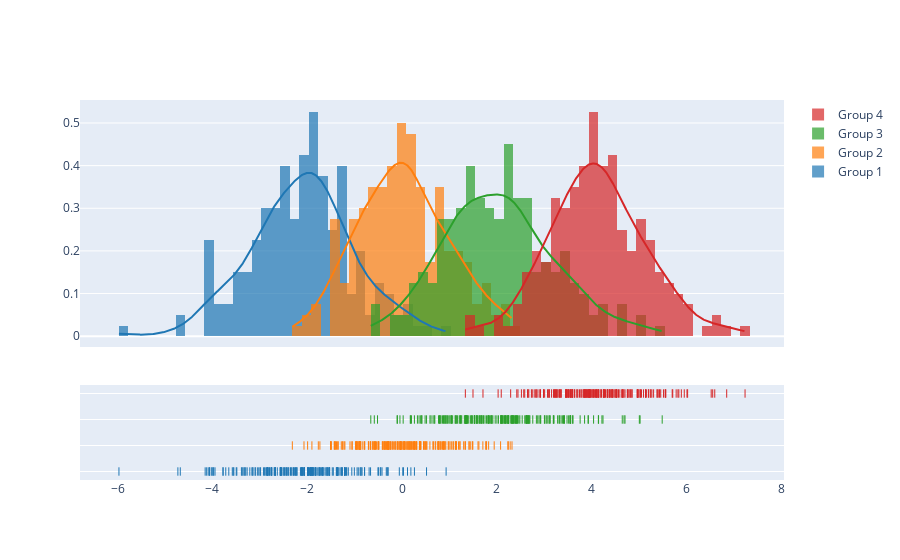

The notebook cell this image was saved under:
### Markdown cell above
**Q5.** What is Distplot? Using Plotly express, plot a distplot.

**Answer**:
    
A Distplot or distribution plot, depicts the variation in the data distribution.

### Code cell
import plotly.figure_factory as ff
import numpy as np

# Add histogram data
x1 = np.random.randn(200) - 2
x2 = np.random.randn(200)
x3 = np.random.randn(200) + 2
x4 = np.random.randn(200) + 4

# Group data together
hist_data = [x1, x2, x3, x4]

group_labels = ['Group 1', 'Group 2', 'Group 3', 'Group 4']

# Create distplot with custom bin_size
fig = ff.create_distplot(hist_data, group_labels, bin_size=.2)
fig.show()

### Figure 1 — Plotly figure (JSON) as saved in the notebook; plotly's stock layout.template omitted (floating-point values rounded to 4 significant figures; data arrays with more than 128 entries replaced by an {"elided": "..."} marker saying what was removed)
{"data": [{"histnorm": "probability density", "legendgroup": "Group 1", "marker": {"color": "rgb(31, 119, 180)"}, "name": "Group 1", "opacity": 0.7, "type": "histogram", "x": {"elided": "200 float values"}, "xaxis": "x", "xbins": {"end": 0.928, "size": 0.2, "start": -5.973}, "yaxis": "y"}, {"histnorm": "probability density", "legendgroup": "Group 2", "marker": {"color": "rgb(255, 127, 14)"}, "name": "Group 2", "opacity": 0.7, "type": "histogram", "x": {"elided": "200 float values"}, "xaxis": "x", "xbins": {"end": 2.318, "size": 0.2, "start": -2.316}, "yaxis": "y"}, {"histnorm": "probability density", "legendgroup": "Group 3", "marker": {"color": "rgb(44, 160, 44)"}, "name": "Group 3", "opacity": 0.7, "type": "histogram", "x": {"elided": "200 float values"}, "xaxis": "x", "xbins": {"end": 5.486, "size": 0.2, "start": -0.6607}, "yaxis": "y"}, {"histnorm": "probability density", "legendgroup": "Group 4", "marker": {"color": "rgb(214, 39, 40)"}, "name": "Group 4", "opacity": 0.7, "type": "histogram", "x": {"elided": "200 float values"}, "xaxis": "x", "xbins": {"end": 7.233, "size": 0.2, "start": 1.334}, "yaxis": "y"}, {"legendgroup": "Group 1", "marker": {"color": "rgb(31, 119, 180)"}, "mode": "lines", "name": "Group 1", "showlegend": false, "type": "scatter", "x": {"elided": "500 float values"}, "xaxis": "x", "y": {"elided": "500 float values"}, "yaxis": "y"}, {"legendgroup": "Group 2", "marker": {"color": "rgb(255, 127, 14)"}, "mode": "lines", "name": "Group 2", "showlegend": false, "type": "scatter", "x": {"elided": "500 float values"}, "xaxis": "x", "y": {"elided": "500 float values"}, "yaxis": "y"}, {"legendgroup": "Group 3", "marker": {"color": "rgb(44, 160, 44)"}, "mode": "lines", "name": "Group 3", "showlegend": false, "type": "scatter", "x": {"elided": "500 float values"}, "xaxis": "x", "y": {"elided": "500 float values"}, "yaxis": "y"}, {"legendgroup": "Group 4", "marker": {"color": "rgb(214, 39, 40)"}, "mode": "lines", "name": "Group 4", "showlegend": false, "type": "scatter", "x": {"elided": "500 float values"}, "xaxis": "x", "y": {"elided": "500 float values"}, "yaxis": "y"}, {"legendgroup": "Group 1", "marker": {"color": "rgb(31, 119, 180)", "symbol": "line-ns-open"}, "mode": "markers", "name": "Group 1", "showlegend": false, "type": "scatter", "x": {"elided": "200 float values"}, "xaxis": "x", "y": {"elided": "200 str values"}, "yaxis": "y2"}, {"legendgroup": "Group 2", "marker": {"color": "rgb(255, 127, 14)", "symbol": "line-ns-open"}, "mode": "markers", "name": "Group 2", "showlegend": false, "type": "scatter", "x": {"elided": "200 float values"}, "xaxis": "x", "y": {"elided": "200 str values"}, "yaxis": "y2"}, {"legendgroup": "Group 3", "marker": {"color": "rgb(44, 160, 44)", "symbol": "line-ns-open"}, "mode": "markers", "name": "Group 3", "showlegend": false, "type": "scatter", "x": {"elided": "200 float values"}, "xaxis": "x", "y": {"elided": "200 str values"}, "yaxis": "y2"}, {"legendgroup": "Group 4", "marker": {"color": "rgb(214, 39, 40)", "symbol": "line-ns-open"}, "mode": "markers", "name": "Group 4", "showlegend": false, "type": "scatter", "x": {"elided": "200 float values"}, "xaxis": "x", "y": {"elided": "200 str values"}, "yaxis": "y2"}], "layout": {"autosize": true, "barmode": "overlay", "hovermode": "closest", "legend": {"traceorder": "reversed"}, "xaxis": {"anchor": "y2", "autorange": true, "domain": [0, 1], "range": [-6.765, 8.026], "type": "linear", "zeroline": false}, "yaxis": {"anchor": "free", "autorange": true, "domain": [0.35, 1], "position": 0, "range": [-0.02544, 0.554], "type": "linear"}, "yaxis2": {"anchor": "x", "autorange": true, "domain": [0, 0.25], "dtick": 1, "range": [-0.5455, 3.545], "showticklabels": false, "type": "category"}}}
